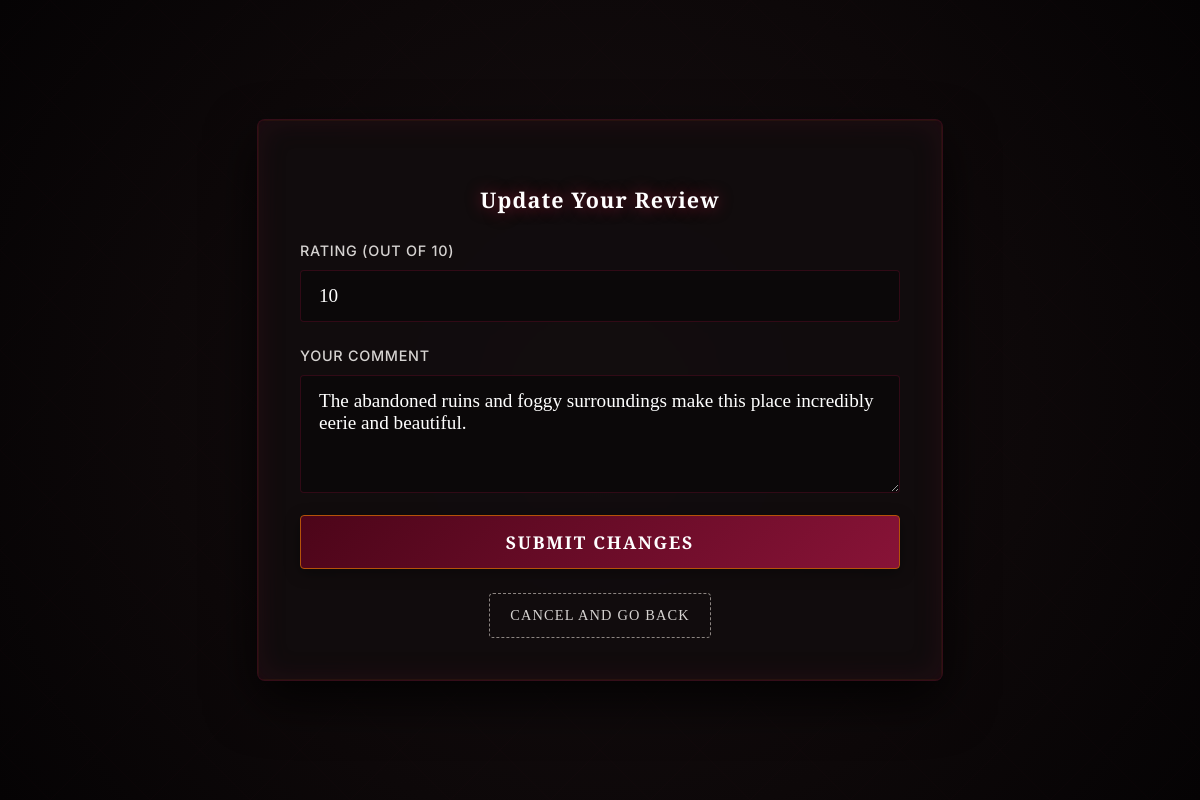
Screenshot of /review/2/update.html with the database file from the repository.
### core/models.py (models this page shows, shortened)
class Review(models.Model):
    comment = models.TextField()
    rating = models.IntegerField()
    user = models.ForeignKey(User, on_delete=models.CASCADE)
    destination = models.ForeignKey(Destination, on_delete=models.CASCADE)

### core/views.py (the view)
# urls.py: path('review/<int:id>/update.html', Update_view, name='Update_view'),
def Update_view(request, id):
    update = get_object_or_404(Review, id=id)
    if request.method == "POST":
        update.comment = request.POST.get('comment')
        update.rating = request.POST.get('rating')
        update.save()
        return redirect('review_view' ,Destination_id=update.destination_id)
    return render(request, 'update.html', {'update': update})

### templates/update.html (shortened to what this page needs)
{% load static %}
<!DOCTYPE html>
<html lang="en">
<head>
    <link rel="stylesheet" href="{% static 'core/styles.css' %}">
</head>
<body>
    <div class="page-wrapper">
        <div class="auth-card" style="max-width: 600px;">
            <div class="add-review-section">
                <h3 class="mb-4">Update Your Review</h3>
                <form method="POST" class="auth-form" action="">
                    <label for="id_rating">
                        Rating (out of 10)
                        <input type="number" id="id_rating" name="rating" min="1" max="10" value="{{ update.rating }}" required>
                    </label>
                    <label for="id_comment">
                        Your Comment
                        <textarea id="id_comment" name="comment" rows="4" required>{{ update.comment }}</textarea>
                    </label>
                    <button type="submit" class="btn">Submit Changes</button>
                </form>
            </div>
            <div class="navigation-links" style="margin-top: 24px; text-align: center;">
                <a href="{% url 'review_view' Destination_id=update.destination_id %}" class="back-home-btn">Cancel and Go Back</a>
            </div>
        </div>
    </div>
</body>
</html>

### static/core/styles.css (style rules this page uses)
:root { --bg-base: #060405; --bg-surface: #0f0b0c; --bg-card: rgba(18, 14, 15, 0.85); --bg-card-hover: rgba(26, 20, 21, 0.95); --accent-crimson: #881337; --accent-crimson-bright: #e11d48; --accent-gold: #b45309; --accent-gold-bright: #fbbf24; --border-gothic: rgba(136, 19, 55, 0.3); --border-gothic-bright: rgba(225, 29, 72, 0.6); --border-gold: rgba(180, 83, 9, 0.35); --border-gold-bright: rgba(251, 191, 36, 0.75); --text-primary: #f5f5f4; --text-secondary: #d6d3d1; --text-muted: #8c8581; --font-heading: 'Cinzel', serif; --font-body: 'Cormorant Garamond', serif; --font-ui: 'Inter', sans-serif; }
body { margin: 0; min-height: 100vh; font-family: var(--font-body); background: radial-gradient(circle at center, #160f11 0%, #0d0809 60%, #050304 100%); color: var(--text-primary); font-size: 1.15rem; line-height: 1.6; }
.page-wrapper { display: flex; align-items: center; justify-content: center; min-height: 100vh; padding: 40px 24px; box-sizing: border-box; }
.auth-card { width: 100%; max-width: 460px; padding: 42px; background: var(--bg-card); border: 1px solid var(--border-gothic); border-radius: 8px; box-shadow: 0 20px 50px rgba(0, 0, 0, 0.8), inset 0 0 30px rgba(136, 19, 55, 0.15); backdrop-filter: blur(12px); position: relative; overflow: hidden; }
.auth-card::before { content: ''; position: absolute; top: 0; left: 0; width: 100%; height: 100%; border: 1px solid rgba(180, 83, 9, 0.1); pointer-events: none; box-sizing: border-box; }
.auth-card h1, .auth-card h3 { font-family: var(--font-heading); font-weight: 700; color: #ffffff; text-shadow: 0 0 15px rgba(225, 29, 72, 0.5); letter-spacing: 0.05em; text-align: center; }
.auth-form { display: grid; gap: 22px; }
.auth-form label { display: grid; gap: 8px; font-family: var(--font-ui); font-size: 0.9rem; font-weight: 500; color: var(--text-secondary); letter-spacing: 0.05em; text-transform: uppercase; }
.auth-form input, .auth-form textarea { width: 100%; padding: 14px 18px; border: 1px solid var(--border-gothic); border-radius: 4px; background: rgba(10, 8, 9, 0.8); color: #ffffff; font-family: var(--font-body); font-size: 1.2rem; transition: all 0.3s ease; box-sizing: border-box; }
.auth-form input::placeholder, .auth-form textarea::placeholder { color: var(--text-muted); font-style: italic; }
.btn { width: 100%; padding: 14px 0; border: 1px solid var(--accent-gold); border-radius: 4px; background: linear-gradient(135deg, #4c0519 0%, #881337 100%); color: #ffffff; font-family: var(--font-heading); font-weight: 700; font-size: 1.1rem; letter-spacing: 0.1em; cursor: pointer; transition: all 0.3s ease; box-shadow: 0 4px 15px rgba(0, 0, 0, 0.4); text-transform: uppercase; }
.back-home-btn { display: inline-block; text-align: center; background-color: transparent !important; border: 1px dashed var(--text-muted) !important; color: var(--text-secondary) !important; text-decoration: none !important; padding: 10px 20px; border-radius: 4px; transition: all 0.3s ease; font-family: var(--font-heading); font-size: 0.9rem; letter-spacing: 0.08em; text-transform: uppercase; }

### rows the page displays
Review: rating "10", comment "The abandoned ruins and foggy surroundings make this place incredibly eerie and beautiful."
